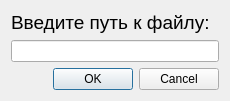
<?xml version="1.0" encoding="UTF-8"?>
<ui version="4.0">
 <class>File</class>
 <widget class="QDialog" name="File">
  <property name="geometry">
   <rect>
    <x>0</x>
    <y>0</y>
    <width>230</width>
    <height>98</height>
   </rect>
  </property>
  <property name="windowTitle">
   <string>Dialog</string>
  </property>
  <layout class="QGridLayout" name="gridLayout">
   <item row="0" column="0">
    <layout class="QVBoxLayout" name="verticalLayout">
     <item>
      <widget class="QLabel" name="label">
       <property name="font">
        <font>
         <pointsize>14</pointsize>
        </font>
       </property>
       <property name="text">
        <string>Введите путь к файлу:</string>
       </property>
      </widget>
     </item>
     <item>
      <widget class="QLineEdit" name="lineEdit"/>
     </item>
    </layout>
   </item>
   <item row="1" column="0">
    <widget class="QDialogButtonBox" name="buttonBox">
     <property name="standardButtons">
      <set>QDialogButtonBox::Cancel|QDialogButtonBox::Ok</set>
     </property>
    </widget>
   </item>
  </layout>
 </widget>
 <resources/>
 <connections/>
</ui>
